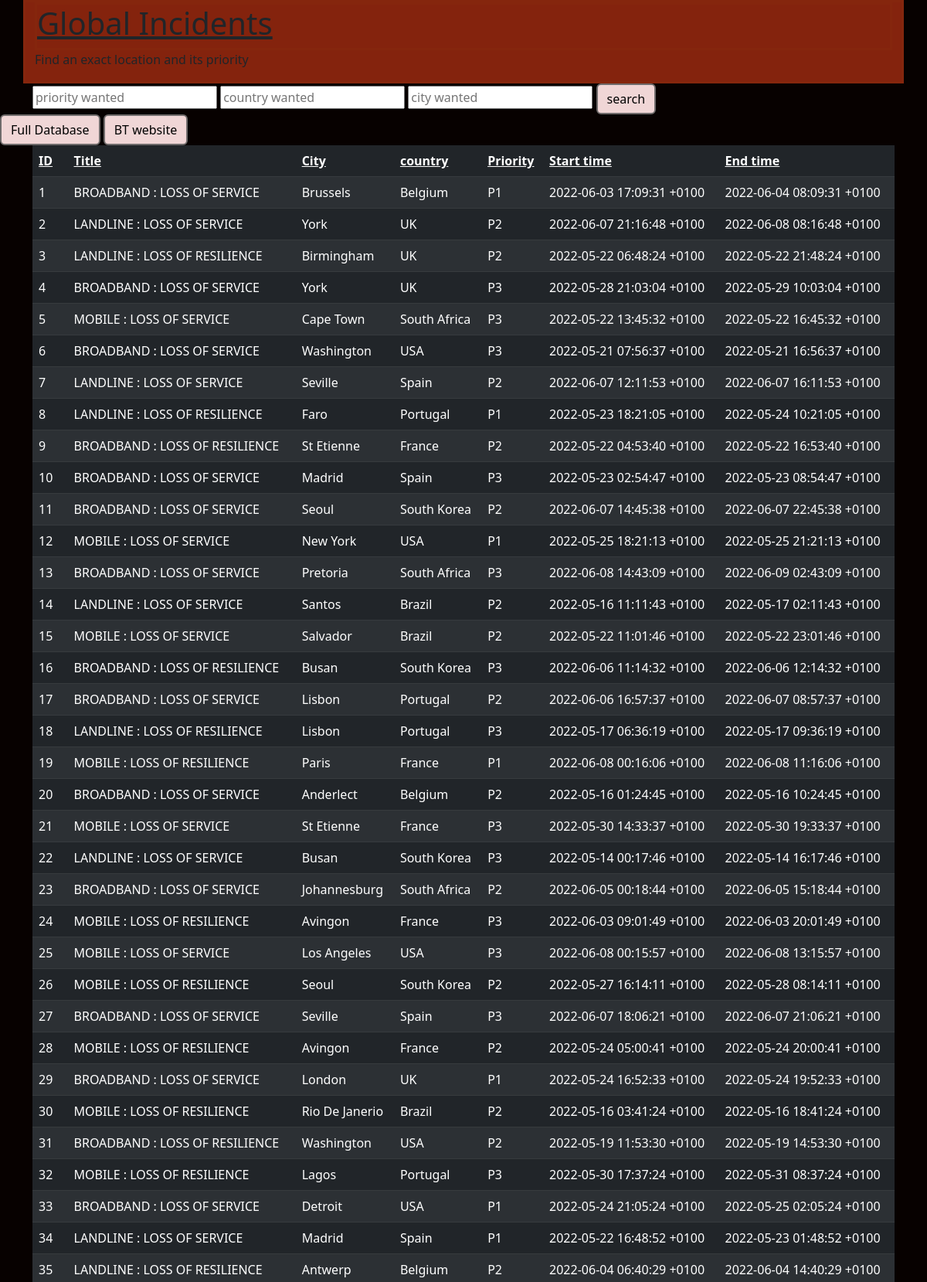
The page /home (upper part) on the database its author committed.
### darth/darth.py (models this page shows, shortened)
class Incident(db.Model):
    __tablename__ = 'dummy_incidents'
    id = db.Column(db.Integer, primary_key=True)
    title = db.Column(db.String(255))
    city = db.Column(db.String(210))
    country = db.Column(db.String(255))
    priority = db.Column(db.String(210))
    start_time = db.Column(db.String(210))
    end_time = db.Column(db.String(210))

### darth/darth.py (the view, shortened to what this page needs)
@app.route('/home', methods =["GET", "POST"])
def homepage():
    home = data_keeper()
    incidents = db.session.execute(db.select(Incident)).scalars()
    return render_template("homepage.html.j2", incidents=incidents)

### darth/templates/homepage.html.j2 (shortened to what this page needs)
<!doctype html>
{% extends "layout.html.j2" %}
{% block content %}
<head>
</head>
<body id = page>
    <div class="container" id = jumbotron>
        <div class="jumbotron" id = jumbotron>
            <h1><u>Global Incidents</u></h1>
        </div>
    <p>Find an exact location and its priority</p>
    </div>
    <div class = 'container'>
        <form action = '/home' method = 'POST' id = 'formA'>
            <input id="Priority_finder" type="text" name = "pri_input" placeholder="priority wanted">
            <input id = "Country_finder" type="text" name = "cntry_input" placeholder = "country wanted">
            <input id = "City_finder" type="text" name = "city_input" placeholder = "city wanted">
            <button type = 'submit' class = "btn" id = "button5">search</button>
        </form>
    </div>
    <button onclick='hide_show("databaseA")' id="button5" class = "btn">Full Database</button>
    <a href="https://www.bt.com/">
        <button id="button5" class = "btn" >BT website</button>
    </a>
    <div class = 'container'>
        <table class="table table-dark table-hover table-striped " id = "databaseA">
            <thead>
                <tr>
                    <th><u>ID</u></th>
                    <th><u>Title</u></th>
                    <th><u>City</u></th>
                    <th><u>country</u></th>
                    <th><u>Priority</u></th>
                    <th><u>Start time</u></th>
                    <th><u>End time</u></th>
                </tr>
            </thead>
            <tbody>
                {% for incident in incidents %}
                <tr>
                    <td>{{ incident.id}}</td>
                    <td>{{ incident.title }}</td>
                    <td>{{ incident.city }}</td>
                    <td>{{incident.country}}</td>
                    <td>{{incident.priority}}</td>
                    <td>{{incident.start_time}}</td>
                    <td>{{incident.end_time}}</td>
                </tr>
                {% endfor %}
            </tbody>
        </table>
    </div>
</body>
{% endblock %}

### darth/templates/layout.html.j2 (shortened to what this page needs)
<!doctype html>
<html>
    <head>
        <link href="https://cdn.jsdelivr.net/npm/bootstrap@5.2.2/dist/css/bootstrap.min.css" rel="stylesheet"
>
    </head>
    <body>
        <div class=page>
            {% block content %}{% endblock %}
        </div>
    </body>
</html>

### darth/templates/homepage.html.j2 (style rules this page uses)
#button5 { size:20cm; background-color: rgb(240, 214, 214); color: black; border: 2px solid #6f6b6b; }
#jumbotron { left:500px; background-color: #84230d; border:3px solid rgba(134, 53, 19, 0.2) }
#page { background-color:#070100; }

### rows shown on the page
Incident: id "1", title "BROADBAND : LOSS OF SERVICE", city "Brussels", country "Belgium", priority "P1", start_time "2022-06-03 17:09:31 +0100", end_time "2022-06-04 08:09:31 +0100"
Incident: id "2", title "LANDLINE : LOSS OF SERVICE", city "York", country "UK", priority "P2", start_time "2022-06-07 21:16:48 +0100", end_time "2022-06-08 08:16:48 +0100"
Incident: id "3", title "LANDLINE : LOSS OF RESILIENCE", city "Birmingham", country "UK", priority "P2", start_time "2022-05-22 06:48:24 +0100", end_time "2022-05-22 21:48:24 +0100"
Incident: id "4", title "BROADBAND : LOSS OF SERVICE", city "York", country "UK", priority "P3", start_time "2022-05-28 21:03:04 +0100", end_time "2022-05-29 10:03:04 +0100"
Incident: id "5", title "MOBILE : LOSS OF SERVICE", city "Cape Town", country "South Africa", priority "P3", start_time "2022-05-22 13:45:32 +0100", end_time "2022-05-22 16:45:32 +0100"
Incident: id "6", title "BROADBAND : LOSS OF SERVICE", city "Washington", country "USA", priority "P3", start_time "2022-05-21 07:56:37 +0100", end_time "2022-05-21 16:56:37 +0100"
Incident: id "7", title "LANDLINE : LOSS OF SERVICE", city "Seville", country "Spain", priority "P2", start_time "2022-06-07 12:11:53 +0100", end_time "2022-06-07 16:11:53 +0100"
Incident: id "8", title "LANDLINE : LOSS OF RESILIENCE", city "Faro", country "Portugal", priority "P1", start_time "2022-05-23 18:21:05 +0100", end_time "2022-05-24 10:21:05 +0100"
Incident: id "9", title "BROADBAND : LOSS OF RESILIENCE", city "St Etienne", country "France", priority "P2", start_time "2022-05-22 04:53:40 +0100", end_time "2022-05-22 16:53:40 +0100"
Incident: id "10", title "BROADBAND : LOSS OF SERVICE", city "Madrid", country "Spain", priority "P3", start_time "2022-05-23 02:54:47 +0100", end_time "2022-05-23 08:54:47 +0100"
Incident: id "11", title "BROADBAND : LOSS OF SERVICE", city "Seoul", country "South Korea", priority "P2", start_time "2022-06-07 14:45:38 +0100", end_time "2022-06-07 22:45:38 +0100"
Incident: id "12", title "MOBILE : LOSS OF SERVICE", city "New York", country "USA", priority "P1", start_time "2022-05-25 18:21:13 +0100", end_time "2022-05-25 21:21:13 +0100"
Incident: id "13", title "BROADBAND : LOSS OF SERVICE", city "Pretoria", country "South Africa", priority "P3", start_time "2022-06-08 14:43:09 +0100", end_time "2022-06-09 02:43:09 +0100"
Incident: id "14", title "LANDLINE : LOSS OF SERVICE", city "Santos", country "Brazil", priority "P2", start_time "2022-05-16 11:11:43 +0100", end_time "2022-05-17 02:11:43 +0100"
Incident: id "15", title "MOBILE : LOSS OF SERVICE", city "Salvador", country "Brazil", priority "P2", start_time "2022-05-22 11:01:46 +0100", end_time "2022-05-22 23:01:46 +0100"
Incident: id "16", title "BROADBAND : LOSS OF RESILIENCE", city "Busan", country "South Korea", priority "P3", start_time "2022-06-06 11:14:32 +0100", end_time "2022-06-06 12:14:32 +0100"
Incident: id "17", title "BROADBAND : LOSS OF SERVICE", city "Lisbon", country "Portugal", priority "P2", start_time "2022-06-06 16:57:37 +0100", end_time "2022-06-07 08:57:37 +0100"
Incident: id "18", title "LANDLINE : LOSS OF RESILIENCE", city "Lisbon", country "Portugal", priority "P3", start_time "2022-05-17 06:36:19 +0100", end_time "2022-05-17 09:36:19 +0100"
Incident: id "19", title "MOBILE : LOSS OF RESILIENCE", city "Paris", country "France", priority "P1", start_time "2022-06-08 00:16:06 +0100", end_time "2022-06-08 11:16:06 +0100"
Incident: id "20", title "BROADBAND : LOSS OF SERVICE", city "Anderlect", country "Belgium", priority "P2", start_time "2022-05-16 01:24:45 +0100", end_time "2022-05-16 10:24:45 +0100"
Incident: id "21", title "MOBILE : LOSS OF SERVICE", city "St Etienne", country "France", priority "P3", start_time "2022-05-30 14:33:37 +0100", end_time "2022-05-30 19:33:37 +0100"
Incident: id "22", title "LANDLINE : LOSS OF SERVICE", city "Busan", country "South Korea", priority "P3", start_time "2022-05-14 00:17:46 +0100", end_time "2022-05-14 16:17:46 +0100"
Incident: id "23", title "BROADBAND : LOSS OF SERVICE", city "Johannesburg", country "South Africa", priority "P2", start_time "2022-06-05 00:18:44 +0100", end_time "2022-06-05 15:18:44 +0100"
Incident: id "24", title "MOBILE : LOSS OF RESILIENCE", city "Avingon", country "France", priority "P3", start_time "2022-06-03 09:01:49 +0100", end_time "2022-06-03 20:01:49 +0100"
Incident: id "25", title "MOBILE : LOSS OF SERVICE", city "Los Angeles", country "USA", priority "P3", start_time "2022-06-08 00:15:57 +0100", end_time "2022-06-08 13:15:57 +0100"
Incident: id "26", title "MOBILE : LOSS OF RESILIENCE", city "Seoul", country "South Korea", priority "P2", start_time "2022-05-27 16:14:11 +0100", end_time "2022-05-28 08:14:11 +0100"
Incident: id "27", title "BROADBAND : LOSS OF SERVICE", city "Seville", country "Spain", priority "P3", start_time "2022-06-07 18:06:21 +0100", end_time "2022-06-07 21:06:21 +0100"
Incident: id "28", title "MOBILE : LOSS OF RESILIENCE", city "Avingon", country "France", priority "P2", start_time "2022-05-24 05:00:41 +0100", end_time "2022-05-24 20:00:41 +0100"
Incident: id "29", title "BROADBAND : LOSS OF SERVICE", city "London", country "UK", priority "P1", start_time "2022-05-24 16:52:33 +0100", end_time "2022-05-24 19:52:33 +0100"
Incident: id "30", title "MOBILE : LOSS OF RESILIENCE", city "Rio De Janerio", country "Brazil", priority "P2", start_time "2022-05-16 03:41:24 +0100", end_time "2022-05-16 18:41:24 +0100"
Incident: id "31", title "BROADBAND : LOSS OF RESILIENCE", city "Washington", country "USA", priority "P2", start_time "2022-05-19 11:53:30 +0100", end_time "2022-05-19 14:53:30 +0100"
Incident: id "32", title "MOBILE : LOSS OF RESILIENCE", city "Lagos", country "Portugal", priority "P3", start_time "2022-05-30 17:37:24 +0100", end_time "2022-05-31 08:37:24 +0100"
Incident: id "33", title "BROADBAND : LOSS OF SERVICE", city "Detroit", country "USA", priority "P1", start_time "2022-05-24 21:05:24 +0100", end_time "2022-05-25 02:05:24 +0100"
Incident: id "34", title "LANDLINE : LOSS OF SERVICE", city "Madrid", country "Spain", priority "P1", start_time "2022-05-22 16:48:52 +0100", end_time "2022-05-23 01:48:52 +0100"
Incident: id "35", title "LANDLINE : LOSS OF RESILIENCE", city "Antwerp", country "Belgium", priority "P2", start_time "2022-06-04 06:40:29 +0100", end_time "2022-06-04 14:40:29 +0100"
